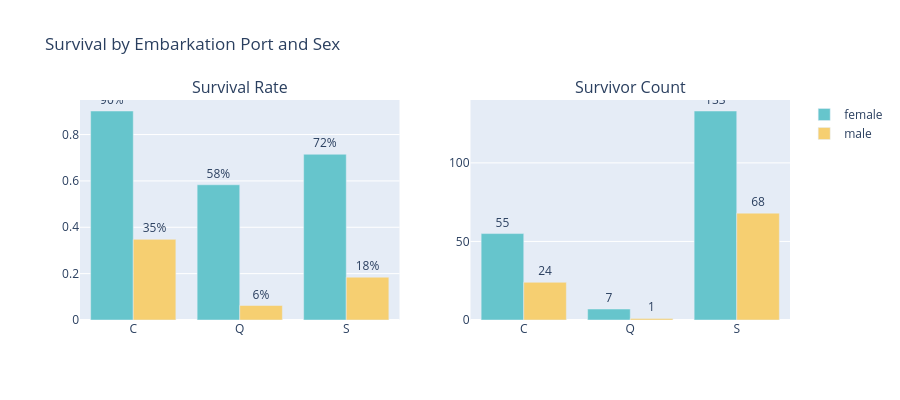

The cell this chart's notebook holds for it:
### Markdown cell above
Several interesting data points should be noted:
- The embarkation port "Q" for Queenstown in Ireland was primarily used by passengers traveling in 3rd class. Only 2 people were in 1st, 2 in 2nd class versus 24 in 3rd.
- The embarkation port "C" for Cherbourg in France was primarily used by passengers traveling in 1st class: 74 people versus only 15 for 2nd class and 41 for 3rd class. The "C" category is thus more represented by 1st class passengers while for "Q" and "S" the 1st class is often the category with the fewest passengers.

### Code cell
survival_bars(df, x="Embarked", hue="Sex", title="Survival by Embarkation Port and Sex").show()

### Figure 1 — Plotly figure (JSON) as saved in the notebook; plotly's stock layout.template omitted (floating-point values rounded to 4 significant figures)
{"data": [{"marker": {"color": "rgb(102, 197, 204)"}, "name": "female", "showlegend": true, "text": ["90%", "58%", "72%"], "textposition": "outside", "type": "bar", "x": ["C", "Q", "S"], "xaxis": "x", "y": [0.9016, 0.5833, 0.7151], "yaxis": "y"}, {"marker": {"color": "rgb(102, 197, 204)"}, "name": "female", "showlegend": false, "text": ["55", "7", "133"], "textposition": "outside", "type": "bar", "x": ["C", "Q", "S"], "xaxis": "x2", "y": [55, 7, 133], "yaxis": "y2"}, {"marker": {"color": "rgb(246, 207, 113)"}, "name": "male", "showlegend": true, "text": ["35%", "6%", "18%"], "textposition": "outside", "type": "bar", "x": ["C", "Q", "S"], "xaxis": "x", "y": [0.3478, 0.0625, 0.1848], "yaxis": "y"}, {"marker": {"color": "rgb(246, 207, 113)"}, "name": "male", "showlegend": false, "text": ["24", "1", "68"], "textposition": "outside", "type": "bar", "x": ["C", "Q", "S"], "xaxis": "x2", "y": [24, 1, 68], "yaxis": "y2"}], "layout": {"annotations": [{"font": {"size": 16}, "showarrow": false, "text": "Survival Rate", "x": 0.225, "xanchor": "center", "xref": "paper", "y": 1, "yanchor": "bottom", "yref": "paper"}, {"font": {"size": 16}, "showarrow": false, "text": "Survivor Count", "x": 0.775, "xanchor": "center", "xref": "paper", "y": 1, "yanchor": "bottom", "yref": "paper"}], "barmode": "group", "height": 400, "title": {"text": "Survival by Embarkation Port and Sex"}, "width": 900, "xaxis": {"anchor": "y", "domain": [0, 0.45]}, "xaxis2": {"anchor": "y2", "domain": [0.55, 1]}, "yaxis": {"anchor": "x", "domain": [0, 1]}, "yaxis2": {"anchor": "x2", "domain": [0, 1]}}}
